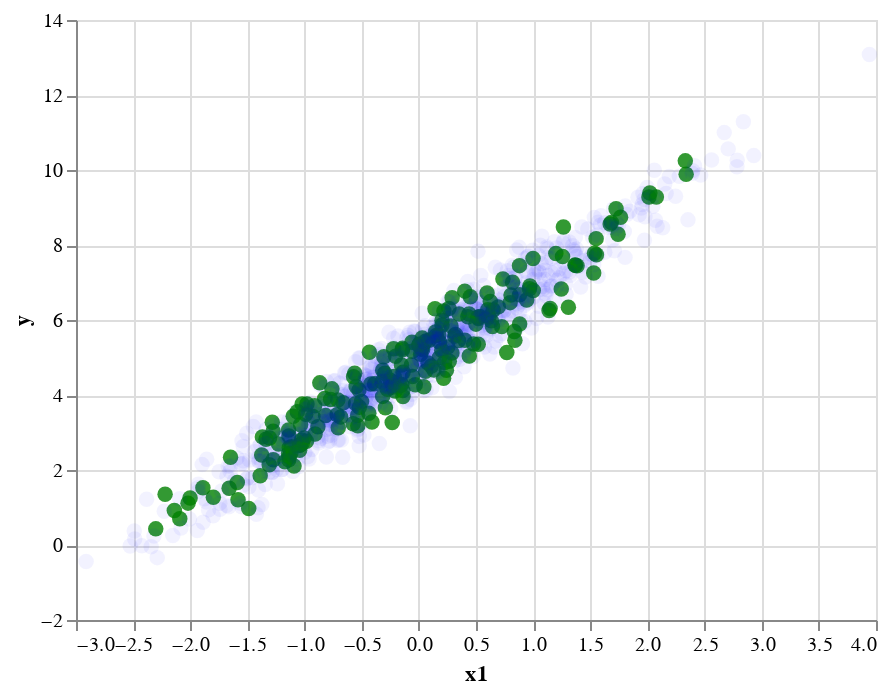

Write notebook code for a chart like this one.
### Code cell
import altair as alt

p_train = alt.Chart(train).mark_circle(size=60).encode(
    x='x1',
    y='y',
     opacity=alt.value(0.05),
    color=alt.value('blue')
)

p_test = alt.Chart(test).mark_circle(size=60).encode(
    x='x1',
    y='y',
     opacity=alt.value(0.8),
    color=alt.value('green')
)

p_test + p_train

### Figure 1 — Vega-Lite specification as saved in the notebook (floating-point values rounded to 4 significant figures; data arrays with more than 128 entries replaced by an {"elided": "..."} marker saying what was removed)
{"config": {"view": {"continuousWidth": 400, "continuousHeight": 300}}, "layer": [{"data": {"name": "data-a3a2c53cfd2b4bbf2285bf6703c6c0f1"}, "mark": {"type": "circle", "size": 60}, "encoding": {"color": {"value": "green"}, "opacity": {"value": 0.8}, "x": {"type": "quantitative", "field": "x1"}, "y": {"type": "quantitative", "field": "y"}}}, {"data": {"name": "data-8942552f7d4f16755b69bbcde6753399"}, "mark": {"type": "circle", "size": 60}, "encoding": {"color": {"value": "blue"}, "opacity": {"value": 0.05}, "x": {"type": "quantitative", "field": "x1"}, "y": {"type": "quantitative", "field": "y"}}}], "$schema": "https://vega.github.io/schema/vega-lite/v4.8.1.json", "datasets": {"data-a3a2c53cfd2b4bbf2285bf6703c6c0f1": {"elided": "200 records"}, "data-8942552f7d4f16755b69bbcde6753399": {"elided": "800 records"}}}
